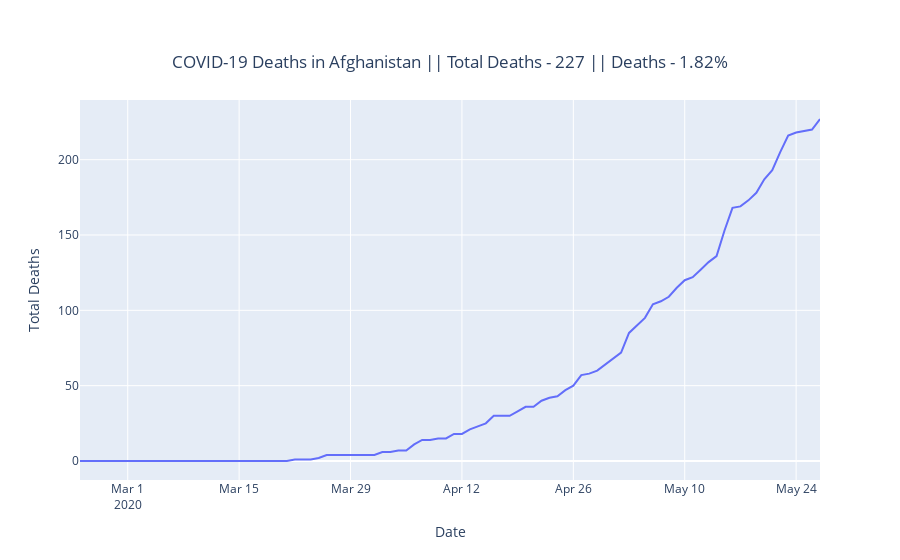

Source (notebook cell):
### Markdown cell above
# Total Deaths

### Code cell
x = date_objects
y = deaths_list
fig = go.Figure(data=go.Scatter(x=x, y=y))
yLabelTitle(fig,y)
fig.show()
